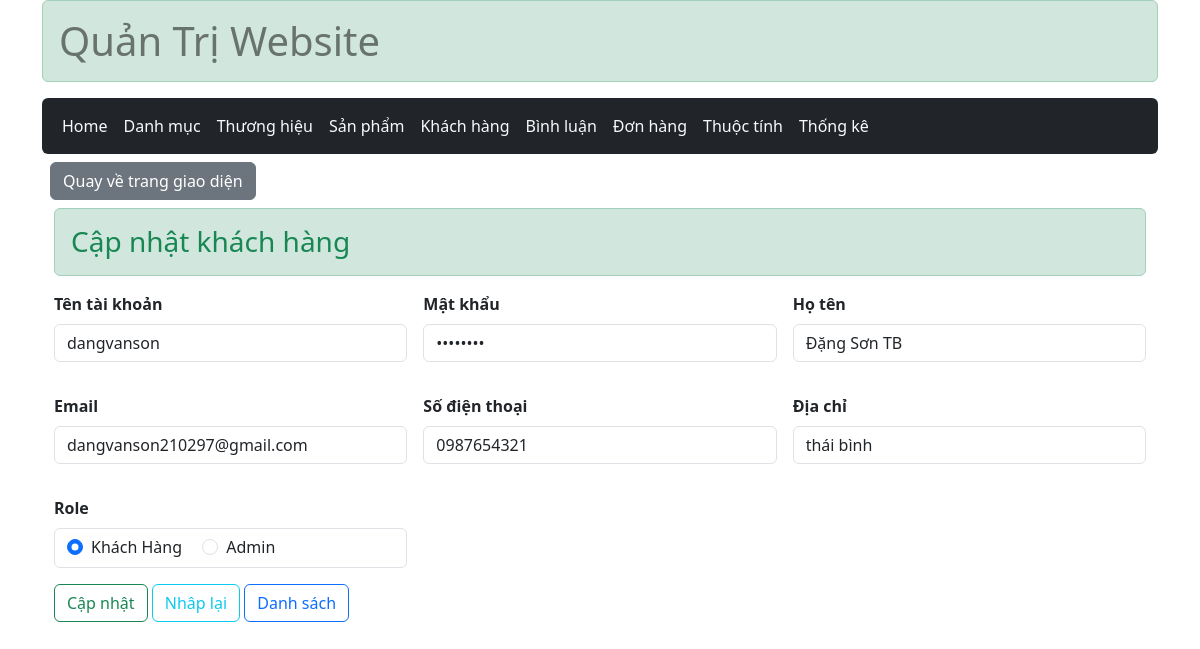
/admin/index.php?act=edit_user&user_id=18, run on the app's committed database.
### tables this page shows
CREATE TABLE `user` (
  `user_id` int(11) NOT NULL,
  `user_name` varchar(50) NOT NULL,
  `password` int(11) NOT NULL,
  `fullname` varchar(50) NOT NULL,
  `email` varchar(50) NOT NULL,
  `phone` varchar(11) NOT NULL,
  `address` varchar(50) NOT NULL,
  `role` tinyint(1) DEFAULT 0,
  `create_at` varchar(50) NOT NULL
);

### controller/ControllerAdmin/UserControl.php (called while the page is built, shortened)
<?php
function edit_user(){
    if(isset($_GET['user_id']) &&  ($_GET['user_id']) > 0){
        $user_id = $_GET['user_id'] ;
        $user_update = user_select_by_id($user_id);
    }
    include "user/update_user.php";
}

### model/pdo.php (called while the page is built, shortened)
<?php
    function pdo_get_connection(){
        $servername = "localhost";
        $username = "root";
        $password = "";
        try {
            $conn = new PDO("mysql:host=$servername;dbname=duan1", $username, $password);
            $conn->setAttribute(PDO::ATTR_ERRMODE, PDO::ERRMODE_EXCEPTION);
            return $conn;
        } catch(PDOException $e) {
            echo "Lỗi kết nối : " . $e->getMessage();
        }
    }
        function pdo_query_one($sql){
            $sql_args = array_slice(func_get_args(), 1);
            try{
                $conn = pdo_get_connection();
                $stmt = $conn->prepare($sql);
                $stmt->execute($sql_args);
                $row = $stmt->fetch(PDO::FETCH_ASSOC);
                return $row;
            }
            catch(PDOException $e){
                throw $e;
            }
            finally{
                unset($conn);
            }
    }
?>

### model/user.php (called while the page is built, shortened)
<?php
function user_select_by_id($id){
    $sql = "SELECT * FROM user where user_id = ?";
    return pdo_query_one($sql,$id);
}

### admin/user/update_user.php (the view, shortened to what this page needs)
<?php
    if(is_array($user_update)){
        extract($user_update);
    }
?>
<main class="container-fluid">
   <div >
    <h3 class="alert alert-success text-success"> Cập nhật khách hàng </h3>
    <form action="index.php?act=update_user" class="row g-3" method="post" >
        <div class="col-4">
            <label  class="form-label fw-bolder" >Tên tài khoản</label>
            <input type="text" class="form-control" name='name' value="<?= $user_name  ?>">
        </div>
        <div class="col-4">
            <label  class="form-label fw-bolder" >Mật khẩu</label>
            <input type="password" class="form-control" name='pass' value="<?= $password  ?>" >
        </div>
        <div class="col-4">
            <label  class="form-label fw-bolder" >Họ tên</label>
            <input type="text" class="form-control" name='fullname' value="<?= $fullname  ?>">
        </div>
        <div class="col-4">
            <label  class="form-label fw-bolder" >Email</label>
            <input type="email" class="form-control" name='email' value="<?= $email   ?>">
        </div>
        <div class="col-4">
            <label  class="form-label fw-bolder" >Số điện thoại</label>
            <input type="tel"  class="form-control" name='tel' value="<?= $phone  ?>">
        </div>
        <div class="col-4">
            <label  class="form-label fw-bolder" >Địa chỉ</label>
            <input type="text"  class="form-control" name='address' value="<?= $address  ?>">
        </div>
        <div class="col-4">
            <label  class="form-label fw-bolder" >Role</label>
            <div class="form-control">
                <div class="form-check form-check-inline">
                    <input class="form-check-input" type="radio" name="roles" id="inlineRadio1" <?= $role == '0' ? 'checked' : '' ?> value="0" >
                    <label class="form-check-label" for="inlineRadio1">Khách Hàng</label>
                </div>
                <div class="form-check form-check-inline">
                    <input class="form-check-input" type="radio" name="roles" id="inlineRadio2" <?= $role == '1' ? 'checked' : '' ?>  value="1">
                    <label class="form-check-label" for="inlineRadio2">Admin</label>
                </div>
            </div>
        </div>
        <div class="col-12">
            <input type="submit" name="capnhat" class="btn btn-outline-success fw-medium" value="Cập nhật"></input>
            <button type="reset" name=""  class="btn btn-outline-info fw-medium">Nhâp lại</button>
            <a href="index.php?act=list_user"  class="btn btn-outline-primary fw-medium">Danh sách</a>
        </div>
    </form>
   </div>
</main>

### data on the page
user: name "dangvanson", fullname "Đặng Sơn TB", email "dangvanson210297@gmail.com", tel "0987654321", address "thái bình", role "☑ Khách Hàng", role "☐ Admin"
